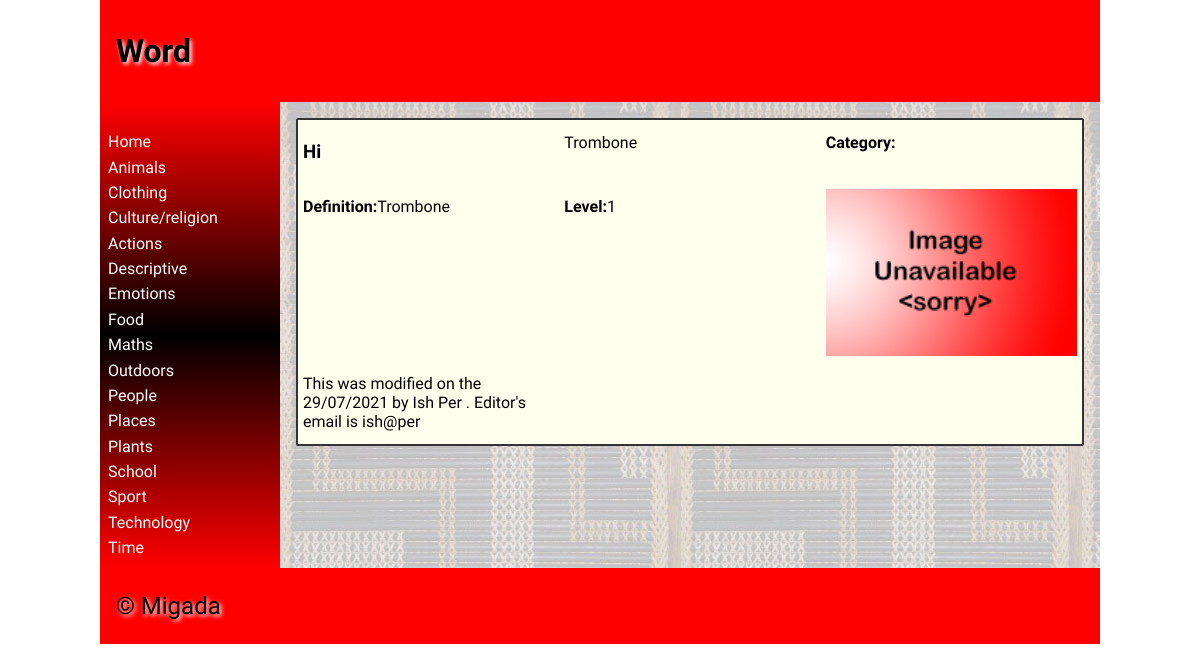
Page /wordpage?word=337&category= on the committed database.
### tables this page shows
CREATE TABLE "category"
(
	categoryid INTEGER
		constraint category_pk
			primary key autoincrement,
	category varchar(30)
);

CREATE TABLE "dictionary_values"
(
	id INTEGER
		constraint dictionary_values_pk
			primary key autoincrement,
	maori varchar(60),
	english varchar(100),
	category INTEGER,
	definition varchar(500),
	level INTEGER,
	picture varchar(15),
	userid INTEGER,
	date_modified char(8)
);

CREATE TABLE users
(
	id INTEGER
		constraint users_pk
			primary key autoincrement,
	fname varchar(30),
	lname varchar(30),
	email varchar(80),
	password varchar(120)
);

### app.py (the view)
@app.route('/wordpage') # Word Page
def render_wordpage():
    id = request.args.get("word") #Gets the information from the URL arguments.
    categoryname = request.args.get("category")
    con = create_connection("maori_dictionary.db") # Gets all the information for the one word.
    query = "SELECT id, maori, english, category, definition, level, picture, userid, date_modified FROM dictionary_values WHERE id=?"
    cur = con.cursor()
    cur.execute(query, (id,))
    print(cur.fetchall)
    one = cur.fetchall()[0]
    userid = one[7]
    print(userid)
    print(one)
    con.close()
    con = create_connection("maori_dictionary.db") # This gets all the creator/modifiers information.
    query = "SELECT fname, lname, email FROM users WHERE id=?"
    cur = con.cursor()
    cur.execute(query, (userid,))
    details = cur.fetchall()
    print(details[0])
    fname = details[0][0]
    lname = details[0][1]
    email = details[0][2]
    con.close()
    return return_page('wordpage.html', oneword=one, category=categoryname, logged_in=is_logged_in(), fname=fname, lname=lname, email=email) # renders the wordpage and sends all the information to the HTML page.

### app.py (called while the page is built)
def create_connection(db_file): # This function is used to make a connection with the database.
    try:                        #It is used when ever I do a query.
        connection = sqlite3.connect(db_file)
        return connection
    except Error as e:
        print(e)

def return_page(page, **extras): # This function does the rendering of the webpages. It allows me to pass through all of the cateogory information to all the pages.
    con = create_connection("maori_dictionary.db") # Makes connection and executes query to get category information.
    query = "SELECT categoryid, category  FROM category"
    cur = con.cursor()
    cur.execute(query)
    categorylist = dict(cur.fetchall())
    print(categorylist)
    con.close
    return render_template(page, categories=categorylist, **extras) # Renders all the webpages and sends category information.

def is_logged_in(): # Checks if and user is logged in.
    if session.get("email") is None:
        print("not logged in")
        return False
    else:
        print("logged in")
        return True

### templates/wordpage.html (shortened to what this page needs)
{% extends 'base.html' %}
{% block heading %}Word{% endblock %}
{% block main %}
    <div class="word-box" >
        <h3>{{ oneword[1]|title }}</h3>
        <p>{{ oneword[2]|title }}</p>
        <p><strong>Category:</strong>{{ category|title }}</p>
        <p><strong>Definition:</strong>{{ oneword[4]|title }}</p>
        <p><strong>Level:</strong>{{ oneword[5] }}</p>
        <img src="static/images/{{ oneword[6] }}.png">
        <p>This was modified on the {{ oneword[8] }} by {{ fname }} {{ lname }} . Editor's email is {{ email }}</p>
    </div>
{% endblock %}

### templates/base.html (shortened to what this page needs)
<!doctype html>
<html lang="en">
<head>
	<link href="{{ url_for('static', filename='css/style.css') }}" rel="stylesheet">
</head>
<body>
	<div id="container">
		<header>
			<h1>{% block heading %}{% endblock %}</h1>
		</header>
		<nav>
			<ul>
                <li><a href="\">Home</a></li>
                {% for id, category in categories.items() %}
                    <li><a href="/categorypage?category={{ id }}">{{ category|title }}</a></li>
                {% endfor %}
			</ul>
		</nav>
		<main>
            {% block main%}{% endblock %}
        </main>
		<footer>
			<p>
				&copy; Migada
			</p>
		</footer>
	</div>
</body>
</html>

### static/css/style.css (style rules this page uses)
* { font-family: Comfortaa, sans-serif; margin: 0; padding: 0; box-sizing: border-box; }
#container { display: grid; grid-template-columns: 75px auto; grid-template-areas: 'nav header' 'main main' 'footer footer'; }
header { grid-area: header; background-color: #f00; padding: 1rem; }
nav { grid-area: nav; }
main { grid-area: main; padding: 1rem; background-color: #edd; }
h1, h2, h3, h4 { padding: 1rem 0; font-family: 'Suez One', serif; color: #000; text-shadow: 2px 2px 4px #fff; }
p { padding: 0.5rem 0; }
a { color: #222; }
img { width: 100%; }
footer { grid-area: footer; padding: 1rem; background-color: #f00; }
footer p { color: #000; text-shadow: 2px 2px 4px #fff; font-size: 1.5rem; }
@media only screen and (min-width: 768px) { #container { grid-template-columns: 180px auto; grid-template-areas: 'header header' 'nav main' 'footer footer'; } }
@media only screen and (min-width: 768px) { nav { background: linear-gradient(180deg, rgba(255,0,0,1) 0%, rgba(0, 0, 0, 1) 50%, rgba(255,0,0,1) 100%); padding: 0.5rem; } }
@media only screen and (min-width: 768px) { nav ul { list-style: none; } }
@media only screen and (min-width: 768px) { nav li { padding: 0.2rem 0; } }
@media only screen and (min-width: 768px) { nav a { color: #fff; text-decoration: none; } }
@media only screen and (min-width: 768px) { main { background-image: url('/poutama.jpg'); } }
@media only screen and (min-width: 1000px) { #container { width: 1000px; margin: auto; } }
@media only screen and (min-width: 1000px) { .word-box { background-color: #ffe; padding:5px; border: 2px solid #333; border-radius: 2px; display: grid; grid-template-columns: 1fr 1fr 1fr; grid-column-gap: 10px; grid-row-gap: 10px; } }

### rows in the picture
category: category "Animals"
category: category "Clothing"
category: category "Culture/religion"
category: category "Actions"
category: category "Descriptive"
category: category "Emotions"
category: category "Food"
category: category "Maths"
category: category "Outdoors"
category: category "People"
category: category "Places"
category: category "Plants"
category: category "School"
category: category "Sport"
category: category "Technology"
category: category "Time"
dictionary_values: maori "Hi", english "Trombone", definition "Trombone", level "1", picture (placeholder picture), date_modified "29/07/2021"
users: fname "Ish", lname "Per", email "ish@per"
